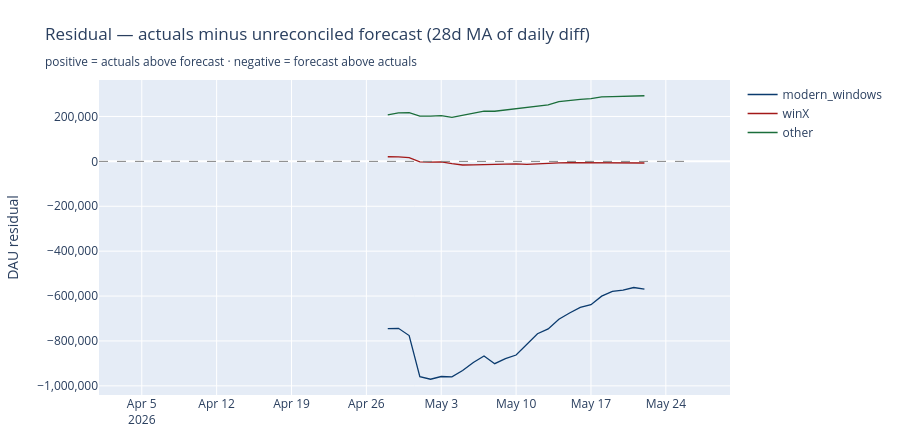

Here is the notebook cell this chart was saved with:
### Markdown cell above
## 2. Residual — actuals minus forecast

`residual_28ma[pop][t] = mean over [t-27, t] of (actuals[i] - forecast[i])`, computed daily then averaged — **not** `MA(actuals) − MA(blended)`. The latter is mathematically a running cumulative sum during the first 28 days of forecast, which makes it look like sawtooth noise when daily diffs have strong weekly seasonality (forecast's weekly pattern doesn't match actuals well at the modern_windows aggregate level: weekends end up −5M to −6M, weekdays +1.5M to +2.5M). The MA-of-daily-diff approach has none of that artifact.

The line is defined from FORECAST_START + 27 days onward — we need 28 valid post-forecast days to fill the MA window. Earlier days are dropped rather than shown with a partial average.

### Code cell
# [plot-residual]
# Residual = 28-day MA of daily diff (actuals - forecast), post-FORECAST_START.
#
# IMPORTANT — why we compute it this way, not `actuals_28ma - forecast_28ma_blended`:
#
# The simpler-looking `MA(actuals) - MA(blended_forecast)` is mathematically equivalent
# to `sum(actuals[i] - forecast[i] for i in [max(t-27, FORECAST_START), t]) / 28`. So
# during the first 28 days of forecast, each new daily diff gets added to a running
# cumulative sum (divided by 28) without anything coming out. If the daily diffs have
# strong weekly seasonality — as they do for desktop, where the forecast doesn't dip
# enough on weekends at the modern_windows aggregate level (weekends are -5M to -6M,
# weekdays are +1.5M to +2.5M) — the residual ends up looking like sawtooth noise
# until the window is fully populated at ~FORECAST_START+28d. That's an artifact of
# the MA-of-MAs formula, not a real divergence.
#
# Taking the 28-day MA of the daily diff directly averages over a full 4-week window,
# fully cancelling weekly seasonality. The residual is then only defined from
# FORECAST_START + 27 days onward (we need 28 valid days behind us), but the plot
# is meaningful from day one of its display.

# Daily diff post-FORECAST_START where both actuals and forecast exist.
daily_diff = pd.DataFrame(index=actuals_by_pop.index, columns=OS_POPULATIONS, dtype=float)
for pop in OS_POPULATIONS:
    if pop in actuals_by_pop.columns and pop in forecast_by_pop.columns:
        a = actuals_by_pop[pop]
        f = forecast_by_pop[pop].reindex(a.index)
        diff = a - f
        # Drop pre-FORECAST_START — diffs there are vs Prophet's in-sample fit, not the forecast.
        diff = diff.where(diff.index >= FORECAST_START)
        daily_diff[pop] = diff

# 28-day rolling MA. Default min_periods=window ensures the line only appears when
# the window is fully warm (avoids the jagged warm-up artifact).
residual_28ma = daily_diff.rolling(28).mean()


def _window_post_warmup(s):
    return s.loc[(s.index >= FORECAST_START) & (s.index <= DISPLAY_END)]


# ── Static (matplotlib) ──────────────────────────────────────────────────────
fig_m, ax = plt.subplots(figsize=(14, 5.5))
for pop in OS_POPULATIONS:
    r = _window_post_warmup(residual_28ma[pop]).dropna()
    if len(r):
        color = RESIDUAL_COLOR[pop]
        ax.plot(r.index, r.values, label=pop, color=color, linewidth=RESIDUAL_LINEWIDTH)
        ax.annotate(pop, xy=(r.index[-1], r.iloc[-1]), xytext=(6, 0),
                    textcoords='offset points', color=color,
                    fontsize=10, va='center')

ax.axhline(0, color='gray', linestyle='--', linewidth=1)
ax.set_ylabel('DAU residual (actuals − forecast, 28d MA of daily diff)')
ax.yaxis.set_major_formatter(plt.FuncFormatter(
    lambda v, _: ('+' if v > 0 else '') + (
        f'{v/1e6:.2f}M' if abs(v) >= 1e6 else (f'{v/1e3:.0f}k' if abs(v) >= 1e3 else f'{v:.0f}')
    )
))
ax.xaxis.set_major_locator(mdates.MonthLocator())
ax.xaxis.set_major_formatter(mdates.DateFormatter('%b %Y'))
ax.set_xlim(FORECAST_START, DISPLAY_END + pd.Timedelta(days=4))
ax.grid(True, alpha=0.3)
ax.legend(loc='center left', bbox_to_anchor=(1.02, 0.5), fontsize=10, framealpha=0.9,
          title='OS population')
ax.set_title('Residual — actuals minus unreconciled forecast (28d MA of daily diff)\n'
             'Positive = actuals running above forecast · zero = perfect agreement · MA fully warm from ~Apr 28',
             loc='left')
fig_m.tight_layout()
plt.show()
plt.close(fig_m)

# Print last-day residual values for the record.
last_day = residual_28ma.dropna().index.max()
print(f'\nResidual at most-recent complete day ({last_day.date()}):')
for pop in OS_POPULATIONS:
    val = residual_28ma.loc[last_day, pop]
    sign = '+' if val >= 0 else ''
    print(f'  {pop:>18}: {sign}{val:>14,.0f} DAU')

# ── Interactive (plotly) ─────────────────────────────────────────────────────
fig = go.Figure()
for pop in OS_POPULATIONS:
    r = _window_post_warmup(residual_28ma[pop]).dropna()
    if len(r):
        color = RESIDUAL_COLOR[pop]
        fig.add_trace(go.Scatter(
            x=r.index, y=r.values, mode='lines', name=pop,
            line=dict(color=color, width=RESIDUAL_LINEWIDTH),
        ))
fig.add_shape(type='line', x0=FORECAST_START, x1=DISPLAY_END,
              y0=0, y1=0, xref='x', yref='y',
              line=dict(color='gray', width=1, dash='dash'))
fig.update_layout(
    title='Residual — actuals minus unreconciled forecast (28d MA of daily diff)<br>'
          '<sub>positive = actuals above forecast · negative = forecast above actuals</sub>',
    height=440, margin=dict(t=80, l=70, r=120, b=40),
    legend=dict(orientation='v', yanchor='top', y=1.0, xanchor='left', x=1.02),
    yaxis=dict(title='DAU residual', tickformat=',.0f'),
)
fig.update_xaxes(range=[FORECAST_START, DISPLAY_END + pd.Timedelta(days=4)])
fig.show()

### Figure 1 — Plotly figure (JSON) as saved in the notebook; plotly's stock layout.template omitted (floating-point values rounded to 4 significant figures)
{"data": [{"line": {"color": "#0b3b6e", "width": 1.3}, "mode": "lines", "name": "modern_windows", "type": "scatter", "x": ["2026-04-28T00:00:00.000000000", "2026-04-29T00:00:00.000000000", "2026-04-30T00:00:00.000000000", "2026-05-01T00:00:00.000000000", "2026-05-02T00:00:00.000000000", "2026-05-03T00:00:00.000000000", "2026-05-04T00:00:00.000000000", "2026-05-05T00:00:00.000000000", "2026-05-06T00:00:00.000000000", "2026-05-07T00:00:00.000000000", "2026-05-08T00:00:00.000000000", "2026-05-09T00:00:00.000000000", "2026-05-10T00:00:00.000000000", "2026-05-11T00:00:00.000000000", "2026-05-12T00:00:00.000000000", "2026-05-13T00:00:00.000000000", "2026-05-14T00:00:00.000000000", "2026-05-15T00:00:00.000000000", "2026-05-16T00:00:00.000000000", "2026-05-17T00:00:00.000000000", "2026-05-18T00:00:00.000000000", "2026-05-19T00:00:00.000000000", "2026-05-20T00:00:00.000000000", "2026-05-21T00:00:00.000000000", "2026-05-22T00:00:00.000000000"], "y": [-745400.0, -743700.0, -775800.0, -959400.0, -970600.0, -958300.0, -960200.0, -931700.0, -895700.0, -866900.0, -901200.0, -878400.0, -862800.0, -814600.0, -768000.0, -746400.0, -703200.0, -675700.0, -650500.0, -638300.0, -600400.0, -579100.0, -573200.0, -561900.0, -568800.0]}, {"line": {"color": "#a31919", "width": 1.3}, "mode": "lines", "name": "winX", "type": "scatter", "x": ["2026-04-28T00:00:00.000000000", "2026-04-29T00:00:00.000000000", "2026-04-30T00:00:00.000000000", "2026-05-01T00:00:00.000000000", "2026-05-02T00:00:00.000000000", "2026-05-03T00:00:00.000000000", "2026-05-04T00:00:00.000000000", "2026-05-05T00:00:00.000000000", "2026-05-06T00:00:00.000000000", "2026-05-07T00:00:00.000000000", "2026-05-08T00:00:00.000000000", "2026-05-09T00:00:00.000000000", "2026-05-10T00:00:00.000000000", "2026-05-11T00:00:00.000000000", "2026-05-12T00:00:00.000000000", "2026-05-13T00:00:00.000000000", "2026-05-14T00:00:00.000000000", "2026-05-15T00:00:00.000000000", "2026-05-16T00:00:00.000000000", "2026-05-17T00:00:00.000000000", "2026-05-18T00:00:00.000000000", "2026-05-19T00:00:00.000000000", "2026-05-20T00:00:00.000000000", "2026-05-21T00:00:00.000000000", "2026-05-22T00:00:00.000000000"], "y": [20580.0, 20290.0, 16580.0, -1957.0, -3465.0, -2497.0, -10030.0, -16180.0, -15940.0, -15130.0, -14810.0, -11270.0, -10830.0, -13320.0, -10250.0, -9933.0, -6958.0, -5600.0, -5815.0, -6523.0, -5495.0, -4695.0, -5611.0, -5662.0, -7172.0]}, {"line": {"color": "#1b6e3b", "width": 1.3}, "mode": "lines", "name": "other", "type": "scatter", "x": ["2026-04-28T00:00:00.000000000", "2026-04-29T00:00:00.000000000", "2026-04-30T00:00:00.000000000", "2026-05-01T00:00:00.000000000", "2026-05-02T00:00:00.000000000", "2026-05-03T00:00:00.000000000", "2026-05-04T00:00:00.000000000", "2026-05-05T00:00:00.000000000", "2026-05-06T00:00:00.000000000", "2026-05-07T00:00:00.000000000", "2026-05-08T00:00:00.000000000", "2026-05-09T00:00:00.000000000", "2026-05-10T00:00:00.000000000", "2026-05-11T00:00:00.000000000", "2026-05-12T00:00:00.000000000", "2026-05-13T00:00:00.000000000", "2026-05-14T00:00:00.000000000", "2026-05-15T00:00:00.000000000", "2026-05-16T00:00:00.000000000", "2026-05-17T00:00:00.000000000", "2026-05-18T00:00:00.000000000", "2026-05-19T00:00:00.000000000", "2026-05-20T00:00:00.000000000", "2026-05-21T00:00:00.000000000", "2026-05-22T00:00:00.000000000"], "y": [207200.0, 215600.0, 216600.0, 201800.0, 201300.0, 203500.0, 195900.0, 205600.0, 214500.0, 223400.0, 223300.0, 229100.0, 231700.0, 238500.0, 246200.0, 251900.0, 266100.0, 272500.0, 276100.0, 279600.0, 287100.0, 288500.0, 290200.0, 292300.0, 292300.0]}], "layout": {"height": 440, "legend": {"orientation": "v", "x": 1.02, "xanchor": "left", "y": 1.0, "yanchor": "top"}, "margin": {"b": 40, "l": 70, "r": 120, "t": 80}, "shapes": [{"line": {"color": "gray", "dash": "dash", "width": 1}, "type": "line", "x0": "2026-04-01T00:00:00", "x1": "2026-05-26T00:00:00", "xref": "x", "y0": 0, "y1": 0, "yref": "y"}], "title": {"text": "Residual — actuals minus unreconciled forecast (28d MA of daily diff)<br><sub>positive = actuals above forecast · negative = forecast above actuals</sub>"}, "xaxis": {"range": ["2026-04-01T00:00:00", "2026-05-30T00:00:00"]}, "yaxis": {"tickformat": ",.0f", "title": {"text": "DAU residual"}}}}
